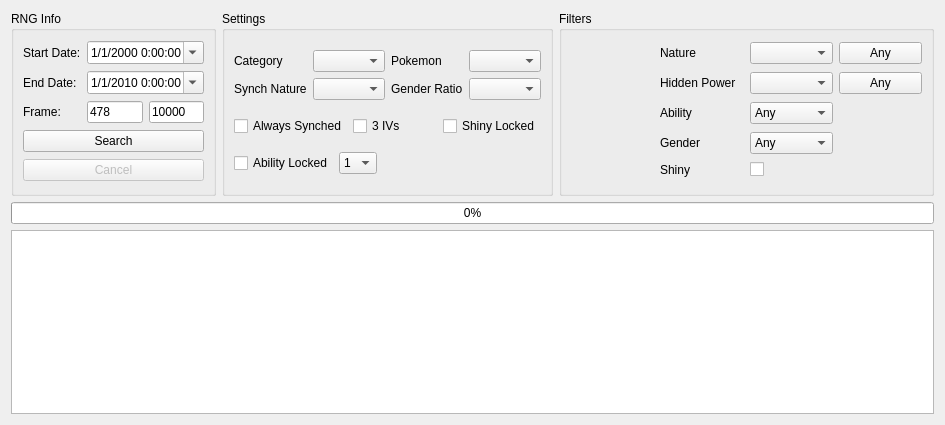
      <widget class="QWidget" name="tabStationary">
       <attribute name="title">
        <string>Stationary</string>
       </attribute>
       <layout class="QGridLayout" name="gridLayout_5">
        <item row="2" column="0" colspan="3">
         <widget class="TableView" name="tableViewStationary">
          <property name="sizePolicy">
           <sizepolicy hsizetype="Expanding" vsizetype="Expanding">
            <horstretch>0</horstretch>
            <verstretch>1</verstretch>
           </sizepolicy>
          </property>
          <attribute name="horizontalHeaderDefaultSectionSize">
           <number>60</number>
          </attribute>
          <attribute name="verticalHeaderVisible">
           <bool>false</bool>
          </attribute>
         </widget>
        </item>
        <item row="0" column="0">
         <widget class="QGroupBox" name="groupBoxStationaryRNGInfo">
          <property name="sizePolicy">
           <sizepolicy hsizetype="Preferred" vsizetype="Preferred">
            <horstretch>1</horstretch>
            <verstretch>1</verstretch>
           </sizepolicy>
          </property>
          <property name="title">
           <string>RNG Info</string>
          </property>
          <layout class="QGridLayout" name="gridLayout_8">
           <item row="0" column="0">
            <widget class="QLabel" name="labelStationaryStartDate">
             <property name="text">
              <string>Start Date:</string>
             </property>
            </widget>
           </item>
           <item row="1" column="0">
            <widget class="QLabel" name="labelStationaryEndDate">
             <property name="text">
              <string>End Date:</string>
             </property>
            </widget>
           </item>
           <item row="2" column="0">
            <widget class="QLabel" name="labelStationaryFrame">
             <property name="text">
              <string>Frame:</string>
             </property>
            </widget>
           </item>
           <item row="1" column="1" colspan="4">
            <widget class="QDateTimeEdit" name="dateTimeEditStationaryEndDate">
             <property name="dateTime">
              <datetime>
               <hour>0</hour>
               <minute>0</minute>
               <second>0</second>
               <year>2010</year>
               <month>1</month>
               <day>1</day>
              </datetime>
             </property>
             <property name="date">
              <date>
               <year>2010</year>
               <month>1</month>
               <day>1</day>
              </date>
             </property>
             <property name="time">
              <time>
               <hour>0</hour>
               <minute>0</minute>
               <second>0</second>
              </time>
             </property>
             <property name="maximumDateTime">
              <datetime>
               <hour>0</hour>
               <minute>0</minute>
               <second>0</second>
               <year>2100</year>
               <month>1</month>
               <day>1</day>
              </datetime>
             </property>
             <property name="minimumDateTime">
              <datetime>
               <hour>0</hour>
               <minute>0</minute>
               <second>0</second>
               <year>2000</year>
               <month>1</month>
               <day>1</day>
              </datetime>
             </property>
             <property name="maximumDate">
              <date>
               <year>2100</year>
               <month>1</month>
               <day>1</day>
              </date>
             </property>
             <property name="minimumDate">
              <date>
               <year>2000</year>
               <month>1</month>
               <day>1</day>
              </date>
             </property>
             <property name="maximumTime">
              <time>
               <hour>0</hour>
               <minute>0</minute>
               <second>0</second>
              </time>
             </property>
             <property name="minimumTime">
              <time>
               <hour>0</hour>
               <minute>0</minute>
               <second>0</second>
              </time>
             </property>
             <property name="displayFormat">
              <string>M/d/yyyy H:mm:ss</string>
             </property>
             <property name="calendarPopup">
              <bool>true</bool>
             </property>
             <property name="timeSpec">
              <enum>Qt::LocalTime</enum>
             </property>
            </widget>
           </item>
           <item row="2" column="1" colspan="2">
            <widget class="TextBox" name="textBoxStationaryStartFrame">
             <property name="text">
              <string notr="true">478</string>
             </property>
            </widget>
           </item>
           <item row="0" column="1" colspan="4">
            <widget class="QDateTimeEdit" name="dateTimeEditStationaryStartDate">
             <property name="dateTime">
              <datetime>
               <hour>0</hour>
               <minute>0</minute>
               <second>0</second>
               <year>2000</year>
               <month>1</month>
               <day>1</day>
              </datetime>
             </property>
             <property name="time">
              <time>
               <hour>0</hour>
               <minute>0</minute>
               <second>0</second>
              </time>
             </property>
             <property name="maximumDateTime">
              <datetime>
               <hour>0</hour>
               <minute>0</minute>
               <second>0</second>
               <year>2100</year>
               <month>1</month>
               <day>1</day>
              </datetime>
             </property>
             <property name="minimumDateTime">
              <datetime>
               <hour>0</hour>
               <minute>0</minute>
               <second>0</second>
               <year>2000</year>
               <month>1</month>
               <day>1</day>
              </datetime>
             </property>
             <property name="maximumDate">
              <date>
               <year>2100</year>
               <month>1</month>
               <day>1</day>
              </date>
             </property>
             <property name="minimumDate">
              <date>
               <year>2000</year>
               <month>1</month>
               <day>1</day>
              </date>
             </property>
             <property name="maximumTime">
              <time>
               <hour>0</hour>
               <minute>0</minute>
               <second>0</second>
              </time>
             </property>
             <property name="minimumTime">
              <time>
               <hour>0</hour>
               <minute>0</minute>
               <second>0</second>
              </time>
             </property>
             <property name="displayFormat">
              <string>M/d/yyyy H:mm:ss</string>
             </property>
             <property name="calendarPopup">
              <bool>true</bool>
             </property>
             <property name="timeSpec">
              <enum>Qt::LocalTime</enum>
             </property>
            </widget>
           </item>
           <item row="3" column="0" colspan="5">
            <widget class="QPushButton" name="pushButtonStationarySearch">
             <property name="text">
              <string>Search</string>
             </property>
            </widget>
           </item>
           <item row="2" column="3" colspan="2">
            <widget class="TextBox" name="textBoxStationaryEndFrame">
             <property name="text">
              <string notr="true">10000</string>
             </property>
            </widget>
           </item>
           <item row="4" column="0" colspan="5">
            <widget class="QPushButton" name="pushButtonStationaryCancel">
             <property name="enabled">
              <bool>false</bool>
             </property>
             <property name="text">
              <string>Cancel</string>
             </property>
            </widget>
           </item>
          </layout>
         </widget>
        </item>
        <item row="0" column="2">
         <widget class="QGroupBox" name="groupBoxStationaryFilter">
          <property name="sizePolicy">
           <sizepolicy hsizetype="Preferred" vsizetype="Preferred">
            <horstretch>3</horstretch>
            <verstretch>1</verstretch>
           </sizepolicy>
          </property>
          <property name="title">
           <string>Filters</string>
          </property>
          <layout class="QGridLayout" name="gridLayout_11">
           <item row="0" column="0" rowspan="5">
            <widget class="IVFilter" name="ivFilterStationary" native="true"/>
           </item>
           <item row="0" column="1">
            <widget class="QLabel" name="labelStationaryNature">
             <property name="frameShape">
              <enum>QFrame::NoFrame</enum>
             </property>
             <property name="text">
              <string>Nature</string>
             </property>
            </widget>
           </item>
           <item row="0" column="2">
            <widget class="CheckList" name="comboBoxStationaryNature"/>
           </item>
           <item row="0" column="3">
            <widget class="QPushButton" name="pushButtonStationaryAnyNature">
             <property name="text">
              <string>Any</string>
             </property>
            </widget>
           </item>
           <item row="1" column="1">
            <widget class="QLabel" name="labelStationaryHiddenPower">
             <property name="text">
              <string>Hidden Power</string>
             </property>
            </widget>
           </item>
           <item row="1" column="2">
            <widget class="CheckList" name="comboBoxStationaryHiddenPower"/>
           </item>
           <item row="1" column="3">
            <widget class="QPushButton" name="pushButtonStationaryAnyHiddenPower">
             <property name="text">
              <string>Any</string>
             </property>
            </widget>
           </item>
           <item row="2" column="1">
            <widget class="QLabel" name="labelStationaryAbility">
             <property name="text">
              <string>Ability</string>
             </property>
            </widget>
           </item>
           <item row="2" column="2">
            <widget class="QComboBox" name="comboBoxStationaryAbility">
             <item>
              <property name="text">
               <string>Any</string>
              </property>
             </item>
             <item>
              <property name="text">
               <string notr="true">1</string>
              </property>
             </item>
             <item>
              <property name="text">
               <string notr="true">2</string>
              </property>
             </item>
             <item>
              <property name="text">
               <string notr="true">H</string>
              </property>
             </item>
            </widget>
           </item>
           <item row="3" column="1">
            <widget class="QLabel" name="labelStationaryGender">
             <property name="text">
              <string>Gender</string>
             </property>
            </widget>
           </item>
           <item row="3" column="2">
            <widget class="QComboBox" name="comboBoxStationaryGender">
             <item>
              <property name="text">
               <string>Any</string>
              </property>
             </item>
             <item>
              <property name="text">
               <string notr="true">♂</string>
              </property>
             </item>
             <item>
              <property name="text">
               <string notr="true">♀</string>
              </property>
             </item>
            </widget>
           </item>
           <item row="4" column="1">
            <widget class="QLabel" name="labelStationaryShiny">
             <property name="text">
              <string>Shiny</string>
             </property>
            </widget>
           </item>
           <item row="4" column="2">
            <widget class="QCheckBox" name="checkBoxStationaryShiny">
             <property name="text">
              <string/>
             </property>
            </widget>
           </item>
          </layout>
         </widget>
        </item>
        <item row="1" column="0" colspan="3">
         <widget class="QProgressBar" name="progressBarStationary">
          <property name="value">
           <number>0</number>
          </property>
         </widget>
        </item>
        <item row="0" column="1">
         <widget class="QGroupBox" name="groupBoxStationarySettings">
          <property name="sizePolicy">
           <sizepolicy hsizetype="Preferred" vsizetype="Preferred">
            <horstretch>2</horstretch>
            <verstretch>1</verstretch>
           </sizepolicy>
          </property>
          <property name="title">
           <string>Settings</string>
          </property>
          <layout class="QGridLayout" name="gridLayout_14">
           <item row="2" column="1">
            <widget class="QComboBox" name="comboBoxStationaryAbilityLock">
             <item>
              <property name="text">
               <string notr="true">1</string>
              </property>
             </item>
             <item>
              <property name="text">
               <string notr="true">2</string>
              </property>
             </item>
             <item>
              <property name="text">
               <string notr="true">H</string>
              </property>
             </item>
            </widget>
           </item>
           <item row="2" column="0">
            <widget class="QCheckBox" name="checkBoxStationaryAbilityLock">
             <property name="text">
              <string>Ability Locked</string>
             </property>
            </widget>
           </item>
           <item row="2" column="2">
            <spacer name="horizontalSpacer">
             <property name="orientation">
              <enum>Qt::Horizontal</enum>
             </property>
             <property name="sizeHint" stdset="0">
              <size>
               <width>40</width>
               <height>20</height>
              </size>
             </property>
            </spacer>
           </item>
           <item row="1" column="0" colspan="3">
            <layout class="QGridLayout" name="gridLayout_13">
             <item row="0" column="0">
              <widget class="QCheckBox" name="checkBoxStationaryAlwaysSynch">
               <property name="text">
                <string>Always Synched</string>
               </property>
              </widget>
             </item>
             <item row="0" column="1">
              <widget class="QCheckBox" name="checkBoxStationary3IVs">
               <property name="text">
                <string>3 IVs</string>
               </property>
              </widget>
             </item>
             <item row="0" column="2">
              <widget class="QCheckBox" name="checkBoxStationaryShinyLock">
               <property name="text">
                <string>Shiny Locked</string>
               </property>
              </widget>
             </item>
            </layout>
           </item>
           <item row="0" column="0" colspan="3">
            <layout class="QGridLayout" name="gridLayout_12">
             <item row="0" column="0">
              <widget class="QLabel" name="labelStationaryCategory">
               <property name="text">
                <string>Category</string>
               </property>
              </widget>
             </item>
             <item row="0" column="1">
              <widget class="QComboBox" name="comboBoxStationaryCategory"/>
             </item>
             <item row="0" column="2">
              <widget class="QLabel" name="labelStationaryPokemon">
               <property name="text">
                <string>Pokemon</string>
               </property>
              </widget>
             </item>
             <item row="0" column="3">
              <widget class="QComboBox" name="comboBoxStationaryPokemon"/>
             </item>
             <item row="1" column="0">
              <widget class="QLabel" name="labelStationarySynchNature">
               <property name="text">
                <string>Synch Nature</string>
               </property>
              </widget>
             </item>
             <item row="1" column="1">
              <widget class="QComboBox" name="comboBoxStationarySynchNature"/>
             </item>
             <item row="1" column="2">
              <widget class="QLabel" name="labelStationaryGenderRatio">
               <property name="text">
                <string>Gender Ratio</string>
               </property>
              </widget>
             </item>
             <item row="1" column="3">
              <widget class="QComboBox" name="comboBoxStationaryGenderRatio"/>
             </item>
            </layout>
           </item>
          </layout>
         </widget>
        </item>
       </layout>
      </widget>
